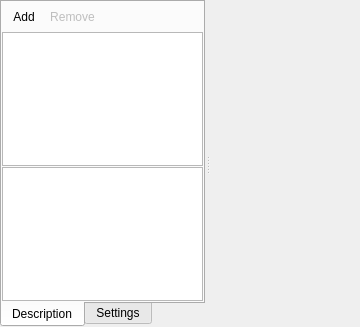
<?xml version="1.0" encoding="UTF-8"?>
<ui version="4.0">
 <class>RoomWidget</class>
 <widget class="QWidget" name="RoomWidget">
  <property name="geometry">
   <rect>
    <x>0</x>
    <y>0</y>
    <width>360</width>
    <height>327</height>
   </rect>
  </property>
  <property name="sizePolicy">
   <sizepolicy hsizetype="Expanding" vsizetype="Expanding">
    <horstretch>0</horstretch>
    <verstretch>0</verstretch>
   </sizepolicy>
  </property>
  <property name="windowTitle">
   <string>Form</string>
  </property>
  <property name="layoutDirection">
   <enum>Qt::LeftToRight</enum>
  </property>
  <layout class="QVBoxLayout" name="verticalLayout_2">
   <property name="spacing">
    <number>2</number>
   </property>
   <property name="leftMargin">
    <number>0</number>
   </property>
   <property name="topMargin">
    <number>0</number>
   </property>
   <property name="rightMargin">
    <number>0</number>
   </property>
   <property name="bottomMargin">
    <number>0</number>
   </property>
   <item>
    <widget class="QSplitter" name="splitter">
     <property name="sizePolicy">
      <sizepolicy hsizetype="Expanding" vsizetype="Expanding">
       <horstretch>0</horstretch>
       <verstretch>0</verstretch>
      </sizepolicy>
     </property>
     <property name="orientation">
      <enum>Qt::Horizontal</enum>
     </property>
     <property name="opaqueResize">
      <bool>false</bool>
     </property>
     <property name="handleWidth">
      <number>5</number>
     </property>
     <property name="childrenCollapsible">
      <bool>false</bool>
     </property>
     <property name="spacing" stdset="0">
      <number>2</number>
     </property>
     <property name="leftMargin" stdset="0">
      <number>2</number>
     </property>
     <property name="topMargin" stdset="0">
      <number>2</number>
     </property>
     <property name="rightMargin" stdset="0">
      <number>2</number>
     </property>
     <property name="bottomMargin" stdset="0">
      <number>2</number>
     </property>
     <widget class="QTabWidget" name="tabWidget">
      <property name="tabPosition">
       <enum>QTabWidget::South</enum>
      </property>
      <property name="currentIndex">
       <number>0</number>
      </property>
      <widget class="QWidget" name="tabDescription">
       <attribute name="title">
        <string>Description</string>
       </attribute>
       <layout class="QVBoxLayout" name="verticalLayout_3">
        <property name="leftMargin">
         <number>0</number>
        </property>
        <property name="topMargin">
         <number>0</number>
        </property>
        <property name="rightMargin">
         <number>0</number>
        </property>
        <property name="bottomMargin">
         <number>0</number>
        </property>
        <item>
         <widget class="QSplitter" name="splitterLeft">
          <property name="sizePolicy">
           <sizepolicy hsizetype="Expanding" vsizetype="Expanding">
            <horstretch>0</horstretch>
            <verstretch>0</verstretch>
           </sizepolicy>
          </property>
          <property name="orientation">
           <enum>Qt::Vertical</enum>
          </property>
          <property name="handleWidth">
           <number>4</number>
          </property>
          <property name="childrenCollapsible">
           <bool>false</bool>
          </property>
          <widget class="QWidget" name="verticalLayoutWidgetBottom">
           <layout class="QVBoxLayout" name="verticalLayoutBottom">
            <property name="spacing">
             <number>1</number>
            </property>
            <item>
             <widget class="QToolBar" name="toolBarEntities">
              <property name="floatable">
               <bool>false</bool>
              </property>
              <addaction name="actionAddObject"/>
              <addaction name="actionRemoveObject"/>
             </widget>
            </item>
            <item>
             <widget class="QListWidget" name="listWidget"/>
            </item>
            <item>
             <widget class="ScriptEdit" name="scriptEdit">
              <property name="lineWrapMode">
               <enum>QPlainTextEdit::NoWrap</enum>
              </property>
             </widget>
            </item>
           </layout>
          </widget>
         </widget>
        </item>
       </layout>
      </widget>
      <widget class="QWidget" name="tabSettings">
       <attribute name="title">
        <string>Settings</string>
       </attribute>
       <layout class="QVBoxLayout" name="verticalLayout_4">
        <property name="spacing">
         <number>2</number>
        </property>
        <property name="leftMargin">
         <number>0</number>
        </property>
        <property name="topMargin">
         <number>0</number>
        </property>
        <property name="rightMargin">
         <number>0</number>
        </property>
        <property name="bottomMargin">
         <number>2</number>
        </property>
        <item>
         <widget class="QtTreePropertyBrowser" name="propertyBrowser" native="true">
          <property name="sizePolicy">
           <sizepolicy hsizetype="Expanding" vsizetype="Expanding">
            <horstretch>0</horstretch>
            <verstretch>0</verstretch>
           </sizepolicy>
          </property>
         </widget>
        </item>
       </layout>
      </widget>
     </widget>
     <widget class="QWidget" name="verticalLayoutWidgetRight">
      <layout class="QVBoxLayout" name="verticalLayoutRight">
       <property name="spacing">
        <number>1</number>
       </property>
       <item>
        <widget class="NovelTeaWidget" name="preview" native="true">
         <property name="sizePolicy">
          <sizepolicy hsizetype="Expanding" vsizetype="Expanding">
           <horstretch>0</horstretch>
           <verstretch>0</verstretch>
          </sizepolicy>
         </property>
         <property name="minimumSize">
          <size>
           <width>150</width>
           <height>300</height>
          </size>
         </property>
        </widget>
       </item>
      </layout>
     </widget>
    </widget>
   </item>
  </layout>
  <action name="actionAddObject">
   <property name="icon">
    <iconset theme="list-add">
     <normaloff/>
    </iconset>
   </property>
   <property name="text">
    <string>Add</string>
   </property>
  </action>
  <action name="actionRemoveObject">
   <property name="enabled">
    <bool>false</bool>
   </property>
   <property name="icon">
    <iconset theme="list-remove">
     <normaloff/>
    </iconset>
   </property>
   <property name="text">
    <string>Remove</string>
   </property>
  </action>
  <action name="actionView_Edit">
   <property name="icon">
    <iconset theme="edit-find"/>
   </property>
   <property name="text">
    <string>View / Edit</string>
   </property>
  </action>
 </widget>
 <customwidgets>
  <customwidget>
   <class>NovelTeaWidget</class>
   <extends>QWidget</extends>
   <header>Widgets/NovelTeaWidget.hpp</header>
   <container>1</container>
  </customwidget>
  <customwidget>
   <class>QtTreePropertyBrowser</class>
   <extends>QWidget</extends>
   <header>Widgets/QtPropertyBrowser/qttreepropertybrowser.h</header>
   <container>1</container>
  </customwidget>
  <customwidget>
   <class>ScriptEdit</class>
   <extends>QPlainTextEdit</extends>
   <header>Widgets/ScriptEdit.hpp</header>
  </customwidget>
 </customwidgets>
 <resources/>
 <connections/>
</ui>
